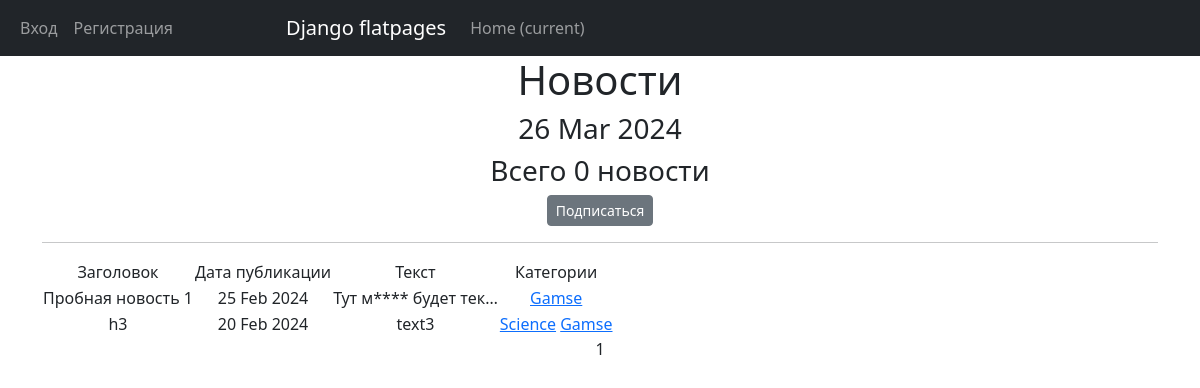
Before: /news/categories/4 with the older database file.
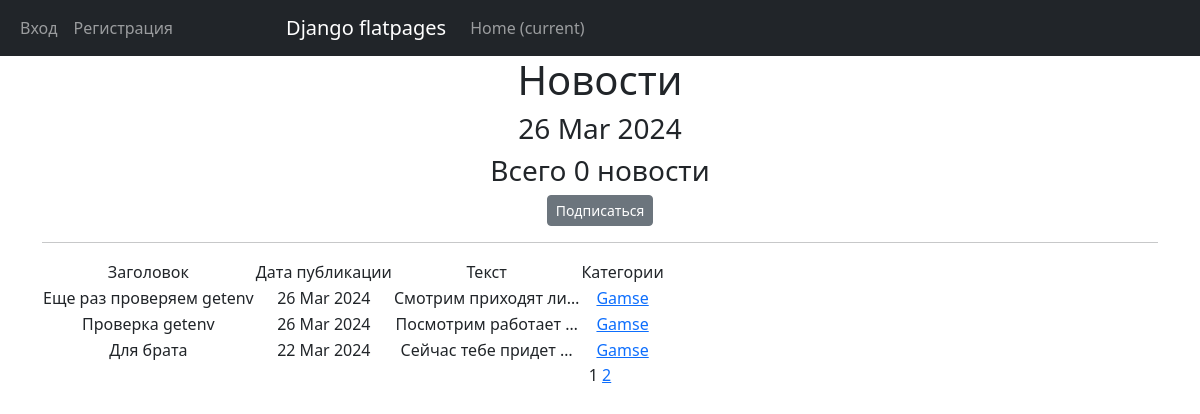
After: the same page with the newer database file.
### news/models.py (models this page shows, shortened)
class Post(models.Model):
    news = "NW"
    articls = "AR"
    POST_TYPS = [
        (news, "Новость"),
        (articls, "Статья")
    ]
    author = models.ForeignKey(Author, on_delete=models.CASCADE)
    post_typ = models.CharField(max_length=2, choices=POST_TYPS, default=news)
    some_datatime = models.DateTimeField(auto_now_add=True)
    category = models.ManyToManyField(Category, through='PostCategory')
    headline = models.CharField(max_length=255)
    text = models.TextField()
    rating = models.IntegerField(default=0)

class Category(models.Model):
    name_category = models.CharField(max_length=30, unique=True)
    subscribers = models.ManyToManyField(User, blank=True, null=True, related_name='categories')
    def __str__(self):
        return self.name_category

### news/views.py (the view)
# urls.py: path('news/categories/<int:pk>', CategoryListView.as_view(), name='category_list'),
class CategoryListView(PostsList):
    model = Post
    template_name = 'flatpages/category_list.html'
    context_object_name = 'category_news_list'
    def get_queryset(self):
        self.category = get_object_or_404(Category, id=self.kwargs['pk'])
        queryset = Post.objects.filter(category=self.category).order_by('-some_datatime')
        return queryset
    def get_context_data(self, **kwargs):
        context = super().get_context_data(**kwargs)
        context['is_not_subscribers'] = self.request.user not in self.category.subscribers.all()
        context['category'] = self.category
        return context

### news/templatetags/custom_filters.py (called while the page is built)
@register.filter()
def censor(value):
    text = str(value)
    for word in BAD_WORDS:
        text = text.replace(word, word[:1] + '*' * (len(word)-1))
    return text

### news/views.py (called while the page is built)
    def get_context_data(self, **kwargs):
        context = super().get_context_data(**kwargs)
        context['time_now'] = datetime.utcnow()
        return context

### templates/flatpages/category_list.html (shortened to what this page needs)
{% extends 'flatpages/default.html' %}
{% load custom_filters %}
{% block content %}
<h1>Новости</h1>
<h3>{{ time_now|date:'d M Y' }}</h3>
<h3>Всего {{ posts|length }} новости</h3>
{% if is_not_subscribers %}
    <p class="text-center"><a href="{% url 'subscribe' category.id %}" class="btn btn-secondary btn-sm">Подписаться</a> </p>
{% endif %}
<hr>
   {% if category_news_list %}
       <table>
           <tr>
               <td>Заголовок</td>
               <td>Дата публикации</td>
               <td>Текст</td>
               <td>Категории</td>
           </tr>
           {% for post in category_news_list %}
           <tr>
               <td>{{ post.headline }}</td>
               <td>{{ post.some_datatime|date:'d M Y' }}</td>
               <td>{{ post.text|truncatechars:20|censor }}</td>
               <td>
                   {% for category in post.category.all %}
                        <a href="{% url 'category_list' category.id %}">{{category}}</a>
                   {% endfor %}
               </td>
           </tr>
           {% endfor %}
       </table>
   {% else %}
       <h2>Новостей нет!</h2>
   {% endif %}
   {{ page_obj.number }}
   {% if page_obj.has_next %}
       <a href="?page={{ page_obj.next_page_number }}">{{ page_obj.next_page_number }}</a>
   {% endif %}
{% endblock content %}

Changed rows visible on the page:
no longer on this page (row unchanged): Post: headline "Пробная новость 1", some_datatime "25 Feb 2024", text|censor "Тут м**** будет тек…", Category (name_category "Gamse")
no longer on this page (row unchanged): Post: headline "h3", some_datatime "20 Feb 2024", text|censor "text3", Category (name_category "Gamse")
no longer on this page (row unchanged): Category: name_category "Science", shown under "h3"
added Post: headline "Еще раз проверяем getenv", some_datatime "26 Mar 2024", text|censor "Смотрим приходят ли…", Category (name_category "Gamse")
added Post: headline "Проверка getenv", some_datatime "26 Mar 2024", text|censor "Посмотрим работает …", Category (name_category "Gamse")
added Post: headline "Для брата", some_datatime "22 Mar 2024", text|censor "Сейчас тебе придет …", Category (name_category "Gamse")
Other visible differences:
{{ page_obj.next_page_number }}: (not shown) → "2"
